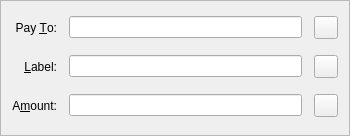
<?xml version="1.0" encoding="UTF-8"?>
<ui version="4.0">
 <class>SendCoinsEntry</class>
 <widget class="QFrame" name="SendCoinsEntry">
  <property name="geometry">
   <rect>
    <x>0</x>
    <y>0</y>
    <width>350</width>
    <height>136</height>
   </rect>
  </property>
  <property name="windowTitle">
   <string>Form</string>
  </property>
  <property name="frameShape">
   <enum>QFrame::StyledPanel</enum>
  </property>
  <property name="frameShadow">
   <enum>QFrame::Sunken</enum>
  </property>
  <layout class="QGridLayout" name="gridLayout">
   <property name="spacing">
    <number>12</number>
   </property>
   <item row="3" column="0">
    <widget class="QLabel" name="label_2">
     <property name="text">
      <string>Pay &amp;To:</string>
     </property>
     <property name="alignment">
      <set>Qt::AlignRight|Qt::AlignTrailing|Qt::AlignVCenter</set>
     </property>
     <property name="buddy">
      <cstring>payTo</cstring>
     </property>
    </widget>
   </item>
   <item row="8" column="0">
    <widget class="QLabel" name="label">
     <property name="text">
      <string>A&amp;mount:</string>
     </property>
     <property name="alignment">
      <set>Qt::AlignRight|Qt::AlignTrailing|Qt::AlignVCenter</set>
     </property>
     <property name="buddy">
      <cstring>payAmount</cstring>
     </property>
    </widget>
   </item>
   <item row="5" column="0">
    <widget class="QLabel" name="label_4">
     <property name="text">
      <string>&amp;Label:</string>
     </property>
     <property name="alignment">
      <set>Qt::AlignRight|Qt::AlignTrailing|Qt::AlignVCenter</set>
     </property>
     <property name="buddy">
      <cstring>addAsLabel</cstring>
     </property>
    </widget>
   </item>
   <item row="5" column="1">
    <layout class="QHBoxLayout" name="horizontalLayout_2">
     <item>
      <widget class="QValidatedLineEdit" name="addAsLabel">
       <property name="toolTip">
        <string>Enter a label for this address to add it to your address book</string>
       </property>
      </widget>
     </item>
     <item>
      <widget class="QToolButton" name="addressBookButton">
       <property name="toolTip">
        <string>Choose address from address book</string>
       </property>
       <property name="text">
        <string/>
       </property>
       <property name="icon">
        <iconset resource="../bitcoin.qrc">
         <normaloff>:/icons/address-book</normaloff>:/icons/address-book</iconset>
       </property>
       <property name="shortcut">
        <string>Alt+A</string>
       </property>
      </widget>
     </item>
    </layout>
   </item>
   <item row="8" column="1">
    <layout class="QHBoxLayout" name="horizontalLayout">
     <item>
      <widget class="BitcoinAmountField" name="payAmount">
      </widget>
     </item>
     <item>
      <widget class="QToolButton" name="deleteButton">
       <property name="toolTip">
        <string>Remove this recipient</string>
       </property>
       <property name="text">
        <string/>
       </property>
       <property name="icon">
        <iconset resource="../bitcoin.qrc">
         <normaloff>:/icons/remove</normaloff>:/icons/remove</iconset>
       </property>
      </widget>
     </item>
    </layout>
   </item>
   <item row="3" column="1">
    <layout class="QHBoxLayout" name="payToLayout">
     <item>
      <widget class="QValidatedLineEdit" name="payTo">
       <property name="toolTip">
        <string>The address to send the payment to (e.g. MfMEpkVCbPX64oJ8CdqW7WBt5vPZcFzKuo)</string>
       </property>
       <property name="maxLength">
        <number>80</number>
       </property>
      </widget>
     </item>
     <item>
      <widget class="QToolButton" name="pasteButton">
       <property name="toolTip">
        <string>Paste address from clipboard</string>
       </property>
       <property name="text">
        <string/>
       </property>
       <property name="icon">
        <iconset resource="../bitcoin.qrc">
         <normaloff>:/icons/editpaste</normaloff>:/icons/editpaste</iconset>
       </property>
       <property name="shortcut">
        <string>Alt+P</string>
       </property>
      </widget>
     </item>
    </layout>
   </item>
  </layout>
 </widget>
 <customwidgets>
  <customwidget>
   <class>QValidatedLineEdit</class>
   <extends>QLineEdit</extends>
   <header>qvalidatedlineedit.h</header>
  </customwidget>
  <customwidget>
   <class>BitcoinAmountField</class>
   <extends>QLineEdit</extends>
   <header>bitcoinamountfield.h</header>
   <container>1</container>
  </customwidget>
 </customwidgets>
 <resources>
  <include location="../bitcoin.qrc"/>
 </resources>
 <connections/>
</ui>
